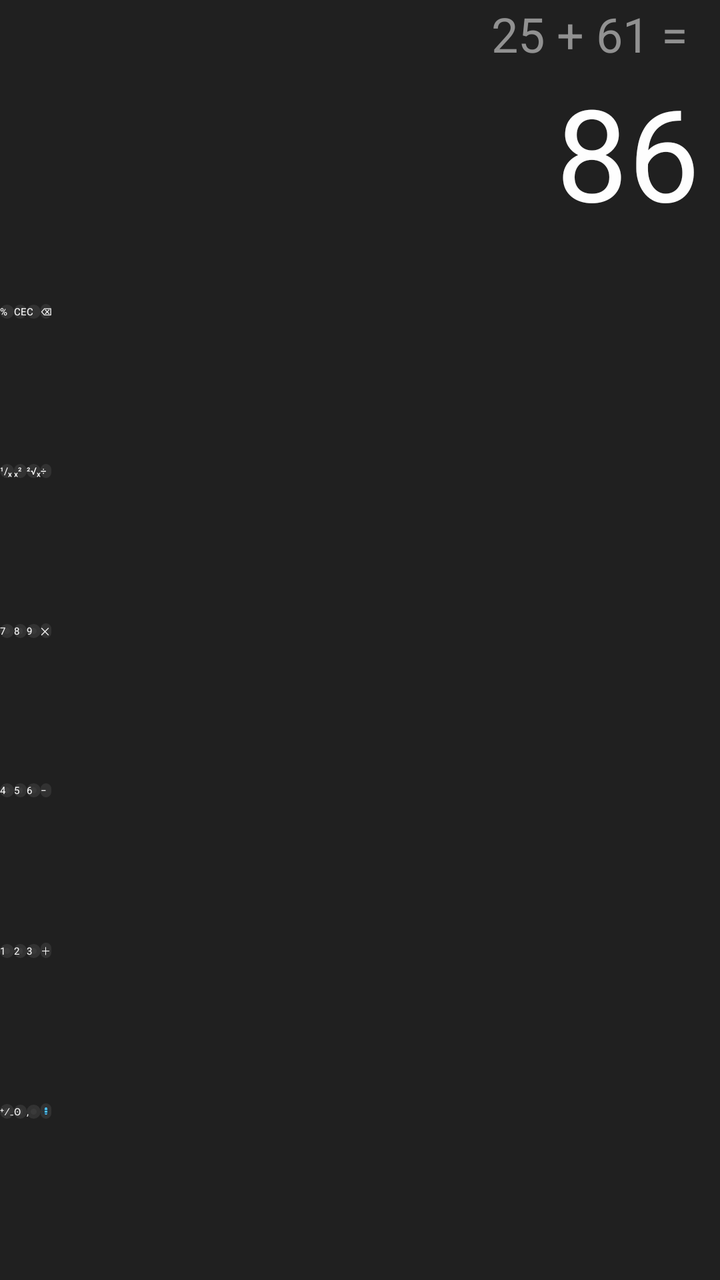
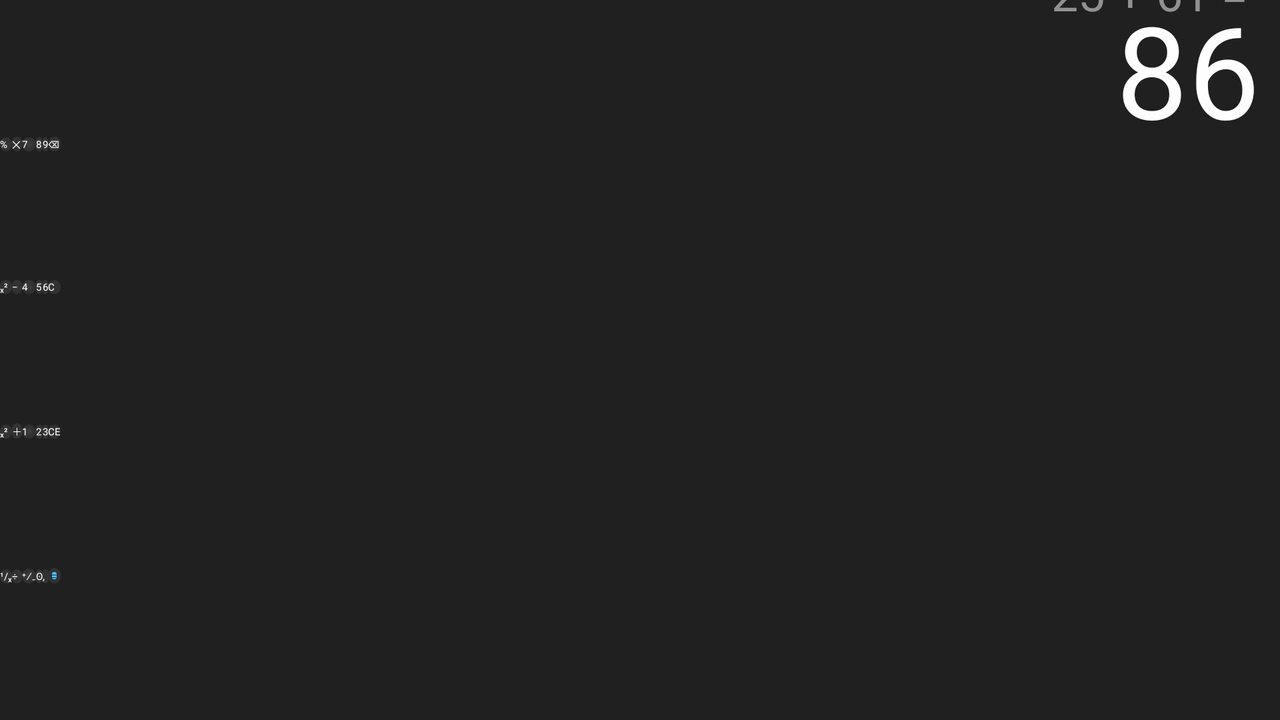

Two renders of one Android screen. The first uses the default layout on a phone; the second uses the alternative layout the repository ships for a different screen configuration, on a matching device. The two XML files are below.
<!-- AndroidManifest.xml: application theme Theme.Android011 -->
<!-- res/layout/activity_calc.xml -->
<?xml version="1.0" encoding="utf-8"?>
<androidx.constraintlayout.widget.ConstraintLayout xmlns:android="http://schemas.android.com/apk/res/android"
    xmlns:app="http://schemas.android.com/apk/res-auto"
    xmlns:tools="http://schemas.android.com/tools"
    android:layout_width="match_parent"
    android:layout_height="match_parent"
    android:background="@color/calc_background"
    tools:context=".CalcActivity">

    <TextView
        android:id="@+id/tv_history"
        android:layout_width="match_parent"
        android:layout_height="wrap_content"
        android:gravity="end"
        android:paddingEnd="10dp"
        android:paddingStart="10dp"
        android:text=""
        tools:text="25 + 61 = "
        android:textColor="@color/calc_history"
        android:textSize="24sp"
        app:layout_constraintBottom_toTopOf="@+id/tv_result"
        app:layout_constraintEnd_toEndOf="parent"
        app:layout_constraintStart_toStartOf="parent"
        app:layout_constraintTop_toTopOf="parent" />

    <TextView
        android:id="@+id/tv_result"
        android:layout_width="match_parent"
        android:layout_height="wrap_content"
        android:gravity="end"
        android:paddingEnd="10dp"
        android:paddingStart="10dp"
        android:text=""
        tools:text="86"
        android:textColor="@color/calc_result"
        android:textSize="64sp"
        android:textStyle="normal"
        app:layout_constraintBottom_toTopOf="@+id/tableLayout"
        app:layout_constraintEnd_toEndOf="parent"
        app:layout_constraintStart_toStartOf="parent"
        app:layout_constraintTop_toTopOf="parent" />

    <TableLayout
        android:id="@+id/tableLayout"
        android:layout_width="match_parent"
        android:layout_height="0dp"
        app:layout_constraintHeight_percent="0.75"
        app:layout_constraintBottom_toBottomOf="parent"
        app:layout_constraintEnd_toEndOf="parent"
        app:layout_constraintStart_toStartOf="parent"
        app:layout_constraintTop_toTopOf="parent"
        app:layout_constraintVertical_bias="0.95">

        <TableRow
            android:layout_width="match_parent"
            android:layout_height="0dp"
            android:layout_weight="1">

            <Button
                android:id="@+id/calc_btn_percent"
                style="@style/calc_btn_fn_style"
                android:text="@string/calc_btn_percent_text"/>

            <Button
                android:id="@+id/calc_btn_ce"
                style="@style/calc_btn_fn_style"
                android:text="@string/calc_btn_ce_text"/>

            <Button
                android:id="@+id/calc_btn_clear"
                style="@style/calc_btn_fn_style"
                android:text="@string/calc_btn_clear_text"/>

            <Button
                android:id="@+id/calc_btn_backspace"
                style="@style/calc_btn_fn_style"
                android:text="@string/calc_btn_backspace_text"/>

        </TableRow>

        <TableRow
            android:layout_width="match_parent"
            android:layout_height="0dp"
            android:layout_weight="1">

            <Button
                android:id="@+id/calc_btn_inverse"
                style="@style/calc_btn_fn_style"
                android:text="@string/calc_btn_inverse_text" />

            <Button
                android:id="@+id/calc_btn_square"
                style="@style/calc_btn_fn_style"
                android:text="@string/calc_btn_square_text" />

            <Button
                android:id="@+id/calc_btn_root"
                style="@style/calc_btn_fn_style"
                android:text="@string/calc_btn_root_text" />

            <Button
                android:id="@+id/calc_btn_divide"
                style="@style/calc_btn_fn_style"
                android:text="@string/calc_btn_divide_text" />

        </TableRow>

        <TableRow
            android:layout_width="match_parent"
            android:layout_height="0dp"
            android:layout_weight="1">

            <Button
                android:id="@+id/calc_btn_7"
                style="@style/calc_btn_op_style"
                android:text="@string/calc_btn_7_text" />

            <Button
                android:id="@+id/calc_btn_8"
                style="@style/calc_btn_op_style"
                android:text="@string/calc_btn_8_text" />

            <Button
                android:id="@+id/calc_btn_9"
                style="@style/calc_btn_op_style"
                android:text="@string/calc_btn_9_text" />

            <Button
                android:id="@+id/calc_btn_multiply"
                style="@style/calc_btn_fn_style"
                android:text="@string/calc_btn_multiplication_text" />

        </TableRow>

        <TableRow
            android:layout_width="match_parent"
            android:layout_height="0dp"
            android:layout_weight="1">

            <Button
                android:id="@+id/calc_btn_4"
                style="@style/calc_btn_op_style"
                android:text="@string/calc_btn_4_text" />

            <Button
                android:id="@+id/calc_btn_5"
                style="@style/calc_btn_op_style"
                android:text="@string/calc_btn_5_text" />

            <Button
                android:id="@+id/calc_btn_6"
                style="@style/calc_btn_op_style"
                android:text="@string/calc_btn_6_text" />

            <Button
                android:id="@+id/calc_btn_minus"
                style="@style/calc_btn_fn_style"
                android:text="@string/calc_btn_minus_text" />

        </TableRow>

        <TableRow
            android:layout_width="match_parent"
            android:layout_height="0dp"
            android:layout_weight="1">

            <Button
                android:id="@+id/calc_btn_1"
                style="@style/calc_btn_op_style"
                android:text="@string/calc_btn_1_text" />

            <Button
                android:id="@+id/calc_btn_2"
                style="@style/calc_btn_op_style"
                android:text="@string/calc_btn_2_text" />

            <Button
                android:id="@+id/calc_btn_3"
                style="@style/calc_btn_op_style"
                android:text="@string/calc_btn_3_text" />

            <Button
                android:id="@+id/calc_btn_plus"
                style="@style/calc_btn_fn_style"
                android:text="@string/calc_btn_plus_text" />

        </TableRow>

        <TableRow
            android:layout_width="match_parent"
            android:layout_height="0dp"
            android:layout_weight="1">

            <Button
                android:id="@+id/calc_btn_plus_minus"
                style="@style/calc_btn_op_style"
                android:text="@string/calc_btn_plus_minus_text" />

            <Button
                android:id="@+id/calc_btn_0"
                style="@style/calc_btn_op_style"
                android:text="@string/calc_btn_0_text" />

            <Button
                android:id="@+id/calc_btn_comma"
                style="@style/calc_btn_op_style"
                android:text="@string/calc_btn_comma_text" />

            <Button
                android:id="@+id/calc_btn_equal"
                style="@style/calc_btn_eq_style"
                android:text="@string/calc_btn_equal_text" />

        </TableRow>

    </TableLayout>
</androidx.constraintlayout.widget.ConstraintLayout>
<!-- resources referenced by this layout -->
<resources>
  <color name="calc_background">#202020</color>
  <color name="calc_history">#919191</color>
  <color name="calc_result">#FEFEFE</color>
  <string name="calc_btn_0_text">\u0298</string>
  <string name="calc_btn_1_text">1</string>
  <string name="calc_btn_2_text">2</string>
  <string name="calc_btn_3_text">3</string>
  <string name="calc_btn_4_text">4</string>
  <string name="calc_btn_5_text">5</string>
  <string name="calc_btn_6_text">6</string>
  <string name="calc_btn_7_text">7</string>
  <string name="calc_btn_8_text">8</string>
  <string name="calc_btn_9_text">9</string>
  <string name="calc_btn_backspace_text">\u232B</string>
  <string name="calc_btn_ce_text">CE</string>
  <string name="calc_btn_clear_text">C</string>
  <string name="calc_btn_comma_text">,</string>
  <string name="calc_btn_divide_text">\u00F7</string>
  <string name="calc_btn_equal_text">\uFF1D</string>
  <string name="calc_btn_inverse_text">\u00B9/\u2093</string>
  <string name="calc_btn_minus_text">\u2212</string>
  <string name="calc_btn_multiplication_text">\u2715</string>
  <string name="calc_btn_percent_text">%</string>
  <string name="calc_btn_plus_minus_text">\u207A\u2215\u208B</string>
  <string name="calc_btn_plus_text">\uFF0B</string>
  <string name="calc_btn_root_text">\u00B2\u221A\u2093</string>
  <string name="calc_btn_square_text">\u2093\u00B2</string>
  <style name="calc_btn_eq_style" parent="calc_btn_base_style">
          <item name="android:background">@drawable/btn_eq_shape</item>
          <item name="android:textColor">@color/calc_eq_button_fg</item>
      </style>
  <style name="calc_btn_fn_style" parent="calc_btn_base_style">
          <item name="android:background">@drawable/btn_fn_shape</item>
          <item name="android:textColor">@color/calc_fn_button_fg</item>
      </style>
  <style name="calc_btn_op_style" parent="calc_btn_base_style">
          <item name="android:background">@drawable/btn_op_shape</item>
          <item name="android:textColor">@color/calc_op_button_fg</item>
      </style>
  <style name="calc_btn_base_style" parent="TextAppearance.AppCompat">
          <item name="android:layout_margin">2dp</item>
          <item name="backgroundTint">@null</item>
          <item name="android:layout_width">0dp</item>
          <item name="android:layout_weight">1</item>
          <item name="android:textAllCaps">false</item>
          <item name="android:layout_height">match_parent</item>
          <item name="android:textSize">20sp</item>
      </style>
  <!-- drawable btn_eq_shape (drawable) -->
  <?xml version="1.0" encoding="utf-8"?>
  <shape
      xmlns:android="http://schemas.android.com/apk/res/android"
      android:shape="rectangle">
  
      <stroke
          android:color="@color/calc_fn_button_bg"
          android:width="2dp"/>
  
      <solid
          android:color="@color/calc_eq_button_bg"/>
  
      <corners
          android:radius="5dp"/>
  
  </shape>
  <color name="calc_eq_button_fg">#153647</color>
  <!-- drawable btn_fn_shape (drawable) -->
  <?xml version="1.0" encoding="utf-8"?>
  <shape
      xmlns:android="http://schemas.android.com/apk/res/android"
      android:shape="rectangle">
  
      <solid
          android:color="@color/calc_fn_button_bg" />
  
      <corners
          android:radius="5dp"/>
  </shape>
  <color name="calc_fn_button_fg">#FEFEFE</color>
  <!-- drawable btn_op_shape (drawable) -->
  <?xml version="1.0" encoding="utf-8"?>
  <shape
      xmlns:android="http://schemas.android.com/apk/res/android"
      android:shape="rectangle">
  
      <stroke
          android:color="@color/calc_fn_button_bg"
          android:width="2dp"/>
  
      <solid
          android:color="@color/calc_op_button_bg"/>
  
      <corners
          android:radius="5dp"/>
  
  </shape>
  <color name="calc_op_button_fg">#F6F6F6</color>
  <color name="calc_fn_button_bg">#323232</color>
  <color name="calc_eq_button_bg">#4CC1FE</color>
  <color name="calc_op_button_bg">#3A3A3A</color>
</resources>
<!-- res/layout-land/activity_calc.xml (the repository's variant of the layout above) -->
<!-- drawn on the phone turned sideways -->
<?xml version="1.0" encoding="utf-8"?>
<androidx.constraintlayout.widget.ConstraintLayout xmlns:android="http://schemas.android.com/apk/res/android"
    xmlns:app="http://schemas.android.com/apk/res-auto"
    xmlns:tools="http://schemas.android.com/tools"
    android:layout_width="match_parent"
    android:layout_height="match_parent"
    android:background="@color/calc_background"
    tools:context=".CalcActivity">

    <TextView
        android:id="@+id/tv_history"
        android:layout_width="match_parent"
        android:layout_height="wrap_content"
        android:gravity="end"
        android:paddingEnd="10dp"
        android:paddingStart="10dp"
        android:text=""
        tools:text="25 + 61 = "
        android:textColor="@color/calc_history"
        android:textSize="24sp"
        app:layout_constraintBottom_toTopOf="@+id/tv_result"
        app:layout_constraintEnd_toEndOf="parent"
        app:layout_constraintStart_toStartOf="parent"
        app:layout_constraintTop_toTopOf="parent" />

    <TextView
        android:id="@+id/tv_result"
        android:layout_width="match_parent"
        android:layout_height="wrap_content"
        android:gravity="end"
        android:paddingEnd="10dp"
        android:paddingStart="10dp"
        android:text=""
        tools:text="86"
        android:textColor="@color/calc_result"
        android:textSize="64sp"
        android:textStyle="normal"
        app:layout_constraintBottom_toTopOf="@+id/tableLayout"
        app:layout_constraintEnd_toEndOf="parent"
        app:layout_constraintStart_toStartOf="parent"
        app:layout_constraintTop_toTopOf="parent" />

    <TableLayout
        android:id="@+id/tableLayout"
        android:layout_width="match_parent"
        android:layout_height="0dp"
        app:layout_constraintHeight_percent="0.80"
        app:layout_constraintBottom_toBottomOf="parent"
        app:layout_constraintEnd_toEndOf="parent"
        app:layout_constraintStart_toStartOf="parent"
        app:layout_constraintTop_toTopOf="parent"
        app:layout_constraintVertical_bias="0.95">

        <TableRow
            android:layout_width="match_parent"
            android:layout_height="0dp"
            android:layout_weight="1" >
            <Button
                android:id="@+id/calc_btn_percent"
                style="@style/calc_btn_fn_style"
                android:text="@string/calc_btn_percent_text" />
            <Button
                android:id="@+id/calc_btn_multiply"
                style="@style/calc_btn_fn_style"
                android:text="@string/calc_btn_multiplication_text" />
            <Button
                android:id="@+id/calc_btn_7"
                style="@style/calc_btn_op_style"
                android:text="@string/calc_btn_7_text" />
            <Button
                android:id="@+id/calc_btn_8"
                style="@style/calc_btn_op_style"
                android:text="@string/calc_btn_8_text" />
            <Button
                android:id="@+id/calc_btn_9"
                style="@style/calc_btn_op_style"
                android:text="@string/calc_btn_9_text" />
            <Button
                android:id="@+id/calc_btn_backspace"
                style="@style/calc_btn_fn_style"
                android:text="@string/calc_btn_backspace_text" />
        </TableRow>
        <TableRow
            android:layout_width="match_parent"
            android:layout_height="0dp"
            android:layout_weight="1" >
            <Button
                android:id="@+id/calc_btn_sqrt"
                style="@style/calc_btn_fn_style"
                android:text="@string/calc_btn_square_text" />
            <Button
                android:id="@+id/calc_btn_minus"
                style="@style/calc_btn_fn_style"
                android:text="@string/calc_btn_minus_text" />
            <Button
                android:id="@+id/calc_btn_4"
                style="@style/calc_btn_op_style"
                android:text="@string/calc_btn_4_text" />
            <Button
                android:id="@+id/calc_btn_5"
                style="@style/calc_btn_op_style"
                android:text="@string/calc_btn_5_text" />
            <Button
                android:id="@+id/calc_btn_6"
                style="@style/calc_btn_op_style"
                android:text="@string/calc_btn_6_text" />
            <Button
                android:id="@+id/calc_btn_clear"
                style="@style/calc_btn_fn_style"
                android:text="@string/calc_btn_clear_text" />
        </TableRow>
        <TableRow
            android:layout_width="match_parent"
            android:layout_height="0dp"
            android:layout_weight="1" >
            <Button
                android:id="@+id/calc_btn_square"
                style="@style/calc_btn_fn_style"
                android:text="@string/calc_btn_square_text" />
            <Button
                android:id="@+id/calc_btn_plus"
                style="@style/calc_btn_fn_style"
                android:text="@string/calc_btn_plus_text" />
            <Button
                android:id="@+id/calc_btn_1"
                style="@style/calc_btn_op_style"
                android:text="@string/calc_btn_1_text" />
            <Button
                android:id="@+id/calc_btn_2"
                style="@style/calc_btn_op_style"
                android:text="@string/calc_btn_2_text" />
            <Button
                android:id="@+id/calc_btn_3"
                style="@style/calc_btn_op_style"
                android:text="@string/calc_btn_3_text" />
            <Button
                android:id="@+id/calc_btn_ce"
                style="@style/calc_btn_fn_style"
                android:text="@string/calc_btn_ce_text" />
        </TableRow>
        <TableRow
            android:layout_width="match_parent"
            android:layout_height="0dp"
            android:layout_weight="1">
            <Button
                android:id="@+id/calc_btn_inverse"
                style="@style/calc_btn_fn_style"
                android:text="@string/calc_btn_inverse_text" />
            <Button
                android:id="@+id/calc_btn_divide"
                style="@style/calc_btn_fn_style"
                android:text="@string/calc_btn_divide_text" />
            <Button
                android:id="@+id/calc_btn_plus_minus"
                style="@style/calc_btn_op_style"
                android:text="@string/calc_btn_plus_minus_text" />
            <Button
                android:id="@+id/calc_btn_0"
                style="@style/calc_btn_op_style"
                android:text="@string/calc_btn_0_text" />
            <Button
                android:id="@+id/calc_btn_comma"
                style="@style/calc_btn_op_style"
                android:text="@string/calc_btn_comma_text" />
            <Button
                android:id="@+id/calc_btn_equal"
                style="@style/calc_btn_eq_style"
                android:text="@string/calc_btn_equal_text" />
        </TableRow>

    </TableLayout>
</androidx.constraintlayout.widget.ConstraintLayout>
<!-- resources referenced by the variant -->
<!-- as the phone turned sideways resolves them -->
<resources>
  <color name="calc_background">#202020</color>
  <color name="calc_history">#919191</color>
  <color name="calc_result">#FEFEFE</color>
  <string name="calc_btn_0_text">\u0298</string>
  <string name="calc_btn_1_text">1</string>
  <string name="calc_btn_2_text">2</string>
  <string name="calc_btn_3_text">3</string>
  <string name="calc_btn_4_text">4</string>
  <string name="calc_btn_5_text">5</string>
  <string name="calc_btn_6_text">6</string>
  <string name="calc_btn_7_text">7</string>
  <string name="calc_btn_8_text">8</string>
  <string name="calc_btn_9_text">9</string>
  <string name="calc_btn_backspace_text">\u232B</string>
  <string name="calc_btn_ce_text">CE</string>
  <string name="calc_btn_clear_text">C</string>
  <string name="calc_btn_comma_text">,</string>
  <string name="calc_btn_divide_text">\u00F7</string>
  <string name="calc_btn_equal_text">\uFF1D</string>
  <string name="calc_btn_inverse_text">\u00B9/\u2093</string>
  <string name="calc_btn_minus_text">\u2212</string>
  <string name="calc_btn_multiplication_text">\u2715</string>
  <string name="calc_btn_percent_text">%</string>
  <string name="calc_btn_plus_minus_text">\u207A\u2215\u208B</string>
  <string name="calc_btn_plus_text">\uFF0B</string>
  <string name="calc_btn_square_text">\u2093\u00B2</string>
  <style name="calc_btn_eq_style" parent="calc_btn_base_style">
          <item name="android:background">@drawable/btn_eq_shape</item>
          <item name="android:textColor">@color/calc_eq_button_fg</item>
      </style>
  <style name="calc_btn_fn_style" parent="calc_btn_base_style">
          <item name="android:background">@drawable/btn_fn_shape</item>
          <item name="android:textColor">@color/calc_fn_button_fg</item>
      </style>
  <style name="calc_btn_op_style" parent="calc_btn_base_style">
          <item name="android:background">@drawable/btn_op_shape</item>
          <item name="android:textColor">@color/calc_op_button_fg</item>
      </style>
  <style name="calc_btn_base_style" parent="TextAppearance.AppCompat">
          <item name="android:layout_margin">2dp</item>
          <item name="backgroundTint">@null</item>
          <item name="android:layout_width">0dp</item>
          <item name="android:layout_weight">1</item>
          <item name="android:textAllCaps">false</item>
          <item name="android:layout_height">match_parent</item>
          <item name="android:textSize">20sp</item>
      </style>
  <!-- drawable btn_eq_shape (drawable) -->
  <?xml version="1.0" encoding="utf-8"?>
  <shape
      xmlns:android="http://schemas.android.com/apk/res/android"
      android:shape="rectangle">
  
      <stroke
          android:color="@color/calc_fn_button_bg"
          android:width="2dp"/>
  
      <solid
          android:color="@color/calc_eq_button_bg"/>
  
      <corners
          android:radius="5dp"/>
  
  </shape>
  <color name="calc_eq_button_fg">#153647</color>
  <!-- drawable btn_fn_shape (drawable) -->
  <?xml version="1.0" encoding="utf-8"?>
  <shape
      xmlns:android="http://schemas.android.com/apk/res/android"
      android:shape="rectangle">
  
      <solid
          android:color="@color/calc_fn_button_bg" />
  
      <corners
          android:radius="5dp"/>
  </shape>
  <color name="calc_fn_button_fg">#FEFEFE</color>
  <!-- drawable btn_op_shape (drawable) -->
  <?xml version="1.0" encoding="utf-8"?>
  <shape
      xmlns:android="http://schemas.android.com/apk/res/android"
      android:shape="rectangle">
  
      <stroke
          android:color="@color/calc_fn_button_bg"
          android:width="2dp"/>
  
      <solid
          android:color="@color/calc_op_button_bg"/>
  
      <corners
          android:radius="5dp"/>
  
  </shape>
  <color name="calc_op_button_fg">#F6F6F6</color>
  <color name="calc_fn_button_bg">#323232</color>
  <color name="calc_eq_button_bg">#4CC1FE</color>
  <color name="calc_op_button_bg">#3A3A3A</color>
</resources>
